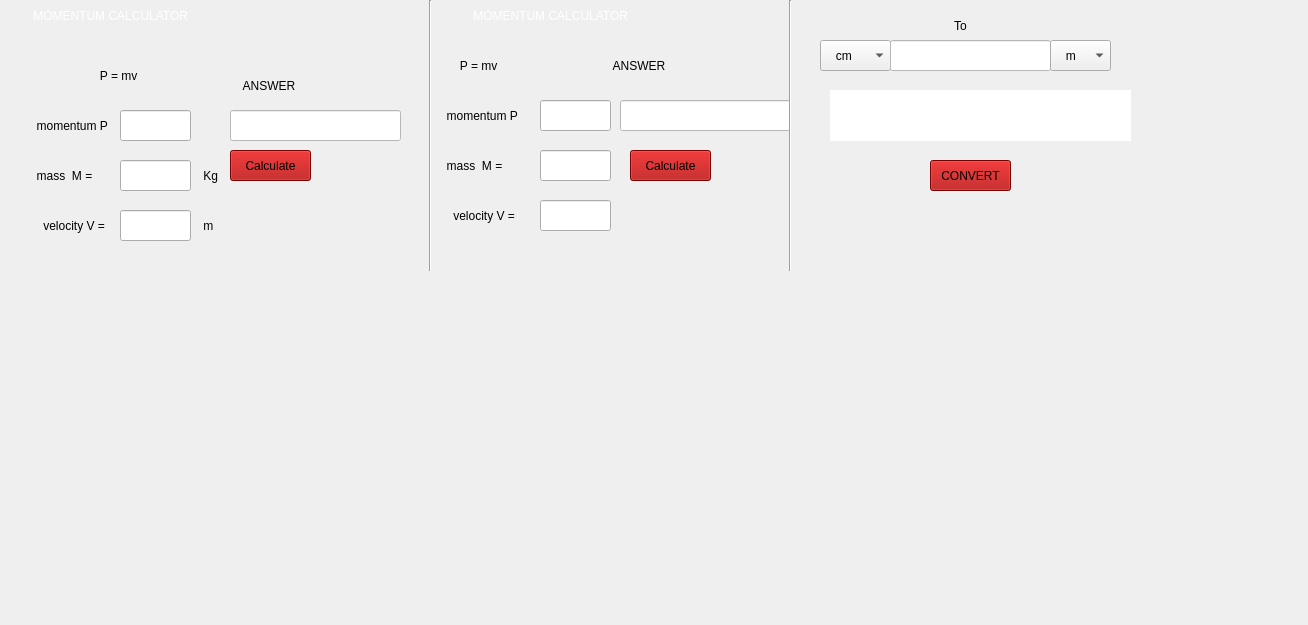
                   <widget class="QWidget" name="scrollAreaWidgetContents_2">
                    <property name="geometry">
                     <rect>
                      <x>0</x>
                      <y>0</y>
                      <width>1308</width>
                      <height>625</height>
                     </rect>
                    </property>
                    <widget class="QLabel" name="label_6">
                     <property name="geometry">
                      <rect>
                       <x>0</x>
                       <y>0</y>
                       <width>241</width>
                       <height>31</height>
                      </rect>
                     </property>
                     <property name="styleSheet">
                      <string notr="true">color: rgb(255, 0, 0);
color: rgb(255, 255, 255);
font: 75 10pt &quot;MS Shell Dlg 2&quot;;</string>
                     </property>
                     <property name="text">
                      <string>          MOMENTUM CALCULATOR   </string>
                     </property>
                    </widget>
                    <widget class="QLabel" name="label_10">
                     <property name="geometry">
                      <rect>
                       <x>80</x>
                       <y>60</y>
                       <width>81</width>
                       <height>31</height>
                      </rect>
                     </property>
                     <property name="sizePolicy">
                      <sizepolicy hsizetype="Preferred" vsizetype="Fixed">
                       <horstretch>0</horstretch>
                       <verstretch>10</verstretch>
                      </sizepolicy>
                     </property>
                     <property name="styleSheet">
                      <string notr="true">font: 75 10pt &quot;MS Shell Dlg 2&quot;;
font: 8pt &quot;MS Shell Dlg 2&quot;;</string>
                     </property>
                     <property name="text">
                      <string>      P = mv</string>
                     </property>
                    </widget>
                    <widget class="QLineEdit" name="momentum_input">
                     <property name="geometry">
                      <rect>
                       <x>120</x>
                       <y>110</y>
                       <width>71</width>
                       <height>31</height>
                      </rect>
                     </property>
                    </widget>
                    <widget class="QLabel" name="label_11">
                     <property name="geometry">
                      <rect>
                       <x>30</x>
                       <y>110</y>
                       <width>81</width>
                       <height>31</height>
                      </rect>
                     </property>
                     <property name="styleSheet">
                      <string notr="true">font: 75 10pt &quot;MS Shell Dlg 2&quot;;
font: 8pt &quot;MS Shell Dlg 2&quot;;</string>
                     </property>
                     <property name="text">
                      <string>  momentum P =</string>
                     </property>
                    </widget>
                    <widget class="QLineEdit" name="momentum_mass_input">
                     <property name="geometry">
                      <rect>
                       <x>120</x>
                       <y>160</y>
                       <width>71</width>
                       <height>31</height>
                      </rect>
                     </property>
                     <property name="text">
                      <string/>
                     </property>
                    </widget>
                    <widget class="QLabel" name="label_12">
                     <property name="geometry">
                      <rect>
                       <x>30</x>
                       <y>160</y>
                       <width>81</width>
                       <height>31</height>
                      </rect>
                     </property>
                     <property name="styleSheet">
                      <string notr="true">font: 75 10pt &quot;MS Shell Dlg 2&quot;;
font: 8pt &quot;MS Shell Dlg 2&quot;;</string>
                     </property>
                     <property name="text">
                      <string>  mass  M =</string>
                     </property>
                    </widget>
                    <widget class="QLineEdit" name="momentum_answer">
                     <property name="geometry">
                      <rect>
                       <x>230</x>
                       <y>110</y>
                       <width>171</width>
                       <height>31</height>
                      </rect>
                     </property>
                     <property name="styleSheet">
                      <string notr="true">background-color: rgb(255, 255, 255);
color: rgb(255, 0, 0);
border-color: rgb(255, 0, 0);</string>
                     </property>
                     <property name="text">
                      <string/>
                     </property>
                    </widget>
                    <widget class="QLineEdit" name="momentum_velocity_input">
                     <property name="geometry">
                      <rect>
                       <x>120</x>
                       <y>210</y>
                       <width>71</width>
                       <height>31</height>
                      </rect>
                     </property>
                    </widget>
                    <widget class="QLabel" name="label_21">
                     <property name="geometry">
                      <rect>
                       <x>30</x>
                       <y>210</y>
                       <width>81</width>
                       <height>31</height>
                      </rect>
                     </property>
                     <property name="styleSheet">
                      <string notr="true">font: 75 10pt &quot;MS Shell Dlg 2&quot;;
font: 8pt &quot;MS Shell Dlg 2&quot;;</string>
                     </property>
                     <property name="text">
                      <string>    velocity V = </string>
                     </property>
                    </widget>
                    <widget class="QLabel" name="label_13">
                     <property name="geometry">
                      <rect>
                       <x>230</x>
                       <y>70</y>
                       <width>171</width>
                       <height>31</height>
                      </rect>
                     </property>
                     <property name="text">
                      <string>    ANSWER</string>
                     </property>
                    </widget>
                    <widget class="Line" name="line_3">
                     <property name="geometry">
                      <rect>
                       <x>420</x>
                       <y>0</y>
                       <width>20</width>
                       <height>271</height>
                      </rect>
                     </property>
                     <property name="orientation">
                      <enum>Qt::Vertical</enum>
                     </property>
                    </widget>
                    <widget class="QPushButton" name="momentum_calculate_anser">
                     <property name="geometry">
                      <rect>
                       <x>230</x>
                       <y>150</y>
                       <width>81</width>
                       <height>31</height>
                      </rect>
                     </property>
                     <property name="styleSheet">
                      <string notr="true">background-color: rgb(170, 0, 0);</string>
                     </property>
                     <property name="text">
                      <string>Calculate</string>
                     </property>
                    </widget>
                    <widget class="QLabel" name="label_18">
                     <property name="geometry">
                      <rect>
                       <x>30</x>
                       <y>650</y>
                       <width>91</width>
                       <height>31</height>
                      </rect>
                     </property>
                     <property name="styleSheet">
                      <string notr="true">font: 75 10pt &quot;MS Shell Dlg 2&quot;;
font: 8pt &quot;MS Shell Dlg 2&quot;;</string>
                     </property>
                     <property name="text">
                      <string>     Radius r =</string>
                     </property>
                    </widget>
                    <widget class="QLineEdit" name="g_radius">
                     <property name="geometry">
                      <rect>
                       <x>140</x>
                       <y>650</y>
                       <width>71</width>
                       <height>31</height>
                      </rect>
                     </property>
                    </widget>
                    <widget class="QLabel" name="label_23">
                     <property name="geometry">
                      <rect>
                       <x>210</x>
                       <y>650</y>
                       <width>31</width>
                       <height>31</height>
                      </rect>
                     </property>
                     <property name="text">
                      <string>    m</string>
                     </property>
                    </widget>
                    <widget class="QLabel" name="label_24">
                     <property name="geometry">
                      <rect>
                       <x>190</x>
                       <y>210</y>
                       <width>31</width>
                       <height>31</height>
                      </rect>
                     </property>
                     <property name="text">
                      <string>    m</string>
                     </property>
                    </widget>
                    <widget class="QLabel" name="label_25">
                     <property name="geometry">
                      <rect>
                       <x>190</x>
                       <y>160</y>
                       <width>31</width>
                       <height>31</height>
                      </rect>
                     </property>
                     <property name="text">
                      <string>    Kg</string>
                     </property>
                    </widget>
                    <widget class="QLabel" name="label_45">
                     <property name="geometry">
                      <rect>
                       <x>440</x>
                       <y>0</y>
                       <width>241</width>
                       <height>31</height>
                      </rect>
                     </property>
                     <property name="styleSheet">
                      <string notr="true">color: rgb(255, 0, 0);
color: rgb(255, 255, 255);
font: 75 10pt &quot;MS Shell Dlg 2&quot;;</string>
                     </property>
                     <property name="text">
                      <string>          MOMENTUM CALCULATOR   </string>
                     </property>
                    </widget>
                    <widget class="QLabel" name="label_46">
                     <property name="geometry">
                      <rect>
                       <x>440</x>
                       <y>50</y>
                       <width>81</width>
                       <height>31</height>
                      </rect>
                     </property>
                     <property name="sizePolicy">
                      <sizepolicy hsizetype="Preferred" vsizetype="Fixed">
                       <horstretch>0</horstretch>
                       <verstretch>10</verstretch>
                      </sizepolicy>
                     </property>
                     <property name="styleSheet">
                      <string notr="true">font: 75 10pt &quot;MS Shell Dlg 2&quot;;
font: 8pt &quot;MS Shell Dlg 2&quot;;</string>
                     </property>
                     <property name="text">
                      <string>      P = mv</string>
                     </property>
                    </widget>
                    <widget class="QLabel" name="label_47">
                     <property name="geometry">
                      <rect>
                       <x>440</x>
                       <y>100</y>
                       <width>81</width>
                       <height>31</height>
                      </rect>
                     </property>
                     <property name="styleSheet">
                      <string notr="true">font: 75 10pt &quot;MS Shell Dlg 2&quot;;
font: 8pt &quot;MS Shell Dlg 2&quot;;</string>
                     </property>
                     <property name="text">
                      <string>  momentum P =</string>
                     </property>
                    </widget>
                    <widget class="QLineEdit" name="momentum_input_3">
                     <property name="geometry">
                      <rect>
                       <x>540</x>
                       <y>100</y>
                       <width>71</width>
                       <height>31</height>
                      </rect>
                     </property>
                    </widget>
                    <widget class="QLabel" name="label_48">
                     <property name="geometry">
                      <rect>
                       <x>440</x>
                       <y>150</y>
                       <width>81</width>
                       <height>31</height>
                      </rect>
                     </property>
                     <property name="styleSheet">
                      <string notr="true">font: 75 10pt &quot;MS Shell Dlg 2&quot;;
font: 8pt &quot;MS Shell Dlg 2&quot;;</string>
                     </property>
                     <property name="text">
                      <string>  mass  M =</string>
                     </property>
                    </widget>
                    <widget class="QLineEdit" name="momentum_mass_input_3">
                     <property name="geometry">
                      <rect>
                       <x>540</x>
                       <y>150</y>
                       <width>71</width>
                       <height>31</height>
                      </rect>
                     </property>
                     <property name="text">
                      <string/>
                     </property>
                    </widget>
                    <widget class="QLabel" name="label_49">
                     <property name="geometry">
                      <rect>
                       <x>440</x>
                       <y>200</y>
                       <width>81</width>
                       <height>31</height>
                      </rect>
                     </property>
                     <property name="styleSheet">
                      <string notr="true">font: 75 10pt &quot;MS Shell Dlg 2&quot;;
font: 8pt &quot;MS Shell Dlg 2&quot;;</string>
                     </property>
                     <property name="text">
                      <string>    velocity V = </string>
                     </property>
                    </widget>
                    <widget class="QLineEdit" name="momentum_velocity_input_3">
                     <property name="geometry">
                      <rect>
                       <x>540</x>
                       <y>200</y>
                       <width>71</width>
                       <height>31</height>
                      </rect>
                     </property>
                    </widget>
                    <widget class="QLabel" name="label_50">
                     <property name="geometry">
                      <rect>
                       <x>600</x>
                       <y>50</y>
                       <width>171</width>
                       <height>31</height>
                      </rect>
                     </property>
                     <property name="text">
                      <string>    ANSWER</string>
                     </property>
                    </widget>
                    <widget class="QLineEdit" name="momentum_answer_3">
                     <property name="geometry">
                      <rect>
                       <x>620</x>
                       <y>100</y>
                       <width>171</width>
                       <height>31</height>
                      </rect>
                     </property>
                     <property name="styleSheet">
                      <string notr="true">background-color: rgb(255, 255, 255);
color: rgb(255, 0, 0);
border-color: rgb(255, 0, 0);</string>
                     </property>
                     <property name="text">
                      <string/>
                     </property>
                    </widget>
                    <widget class="QPushButton" name="momentum_calculate_anser_3">
                     <property name="geometry">
                      <rect>
                       <x>630</x>
                       <y>150</y>
                       <width>81</width>
                       <height>31</height>
                      </rect>
                     </property>
                     <property name="styleSheet">
                      <string notr="true">background-color: rgb(170, 0, 0);</string>
                     </property>
                     <property name="text">
                      <string>Calculate</string>
                     </property>
                    </widget>
                    <widget class="Line" name="line_13">
                     <property name="geometry">
                      <rect>
                       <x>780</x>
                       <y>0</y>
                       <width>20</width>
                       <height>271</height>
                      </rect>
                     </property>
                     <property name="orientation">
                      <enum>Qt::Vertical</enum>
                     </property>
                    </widget>
                    <widget class="QComboBox" name="convert_combo1">
                     <property name="geometry">
                      <rect>
                       <x>820</x>
                       <y>40</y>
                       <width>71</width>
                       <height>31</height>
                      </rect>
                     </property>
                     <property name="styleSheet">
                      <string notr="true">padding:5px;
font: 10pt &quot;Rockwell&quot;;</string>
                     </property>
                     <item>
                      <property name="text">
                       <string>   cm</string>
                      </property>
                     </item>
                     <item>
                      <property name="text">
                       <string>   mm</string>
                      </property>
                     </item>
                     <item>
                      <property name="text">
                       <string>   m</string>
                      </property>
                     </item>
                     <item>
                      <property name="text">
                       <string>   km</string>
                      </property>
                     </item>
                     <item>
                      <property name="text">
                       <string>   ft</string>
                      </property>
                     </item>
                     <item>
                      <property name="text">
                       <string>   inch</string>
                      </property>
                     </item>
                    </widget>
                    <widget class="QLineEdit" name="convert_from_input">
                     <property name="geometry">
                      <rect>
                       <x>890</x>
                       <y>40</y>
                       <width>161</width>
                       <height>31</height>
                      </rect>
                     </property>
                     <property name="styleSheet">
                      <string notr="true">background-color: rgb(255, 255, 255);
color: rgb(255, 0, 0);
border-color: rgb(255, 0, 0);</string>
                     </property>
                     <property name="text">
                      <string/>
                     </property>
                    </widget>
                    <widget class="QLabel" name="label_51">
                     <property name="geometry">
                      <rect>
                       <x>920</x>
                       <y>10</y>
                       <width>81</width>
                       <height>31</height>
                      </rect>
                     </property>
                     <property name="sizePolicy">
                      <sizepolicy hsizetype="Preferred" vsizetype="Fixed">
                       <horstretch>0</horstretch>
                       <verstretch>10</verstretch>
                      </sizepolicy>
                     </property>
                     <property name="styleSheet">
                      <string notr="true">font: 75 10pt &quot;MS Shell Dlg 2&quot;;
font: 8pt &quot;MS Shell Dlg 2&quot;;</string>
                     </property>
                     <property name="text">
                      <string>To</string>
                     </property>
                     <property name="alignment">
                      <set>Qt::AlignCenter</set>
                     </property>
                    </widget>
                    <widget class="QPushButton" name="convert_button">
                     <property name="geometry">
                      <rect>
                       <x>930</x>
                       <y>160</y>
                       <width>81</width>
                       <height>31</height>
                      </rect>
                     </property>
                     <property name="styleSheet">
                      <string notr="true">background-color: rgb(170, 0, 0);</string>
                     </property>
                     <property name="text">
                      <string>CONVERT</string>
                     </property>
                    </widget>
                    <widget class="QComboBox" name="convert_combo2">
                     <property name="geometry">
                      <rect>
                       <x>1050</x>
                       <y>40</y>
                       <width>61</width>
                       <height>31</height>
                      </rect>
                     </property>
                     <property name="styleSheet">
                      <string notr="true">padding:5px;
font: 10pt &quot;Rockwell&quot;;</string>
                     </property>
                     <item>
                      <property name="text">
                       <string>   m</string>
                      </property>
                     </item>
                     <item>
                      <property name="text">
                       <string>   cm</string>
                      </property>
                     </item>
                     <item>
                      <property name="text">
                       <string>   mm</string>
                      </property>
                     </item>
                     <item>
                      <property name="text">
                       <string>   km</string>
                      </property>
                     </item>
                     <item>
                      <property name="text">
                       <string>   inch</string>
                      </property>
                     </item>
                     <item>
                      <property name="text">
                       <string>  ft</string>
                      </property>
                     </item>
                    </widget>
                    <widget class="QLabel" name="convert_answer">
                     <property name="geometry">
                      <rect>
                       <x>830</x>
                       <y>90</y>
                       <width>301</width>
                       <height>51</height>
                      </rect>
                     </property>
                     <property name="styleSheet">
                      <string notr="true">font: 75 10pt &quot;MS Shell Dlg 2&quot;;
color: rgb(255, 0, 0);
background-color: rgb(255, 255, 255);</string>
                     </property>
                     <property name="text">
                      <string/>
                     </property>
                     <property name="alignment">
                      <set>Qt::AlignCenter</set>
                     </property>
                    </widget>
                   </widget>
